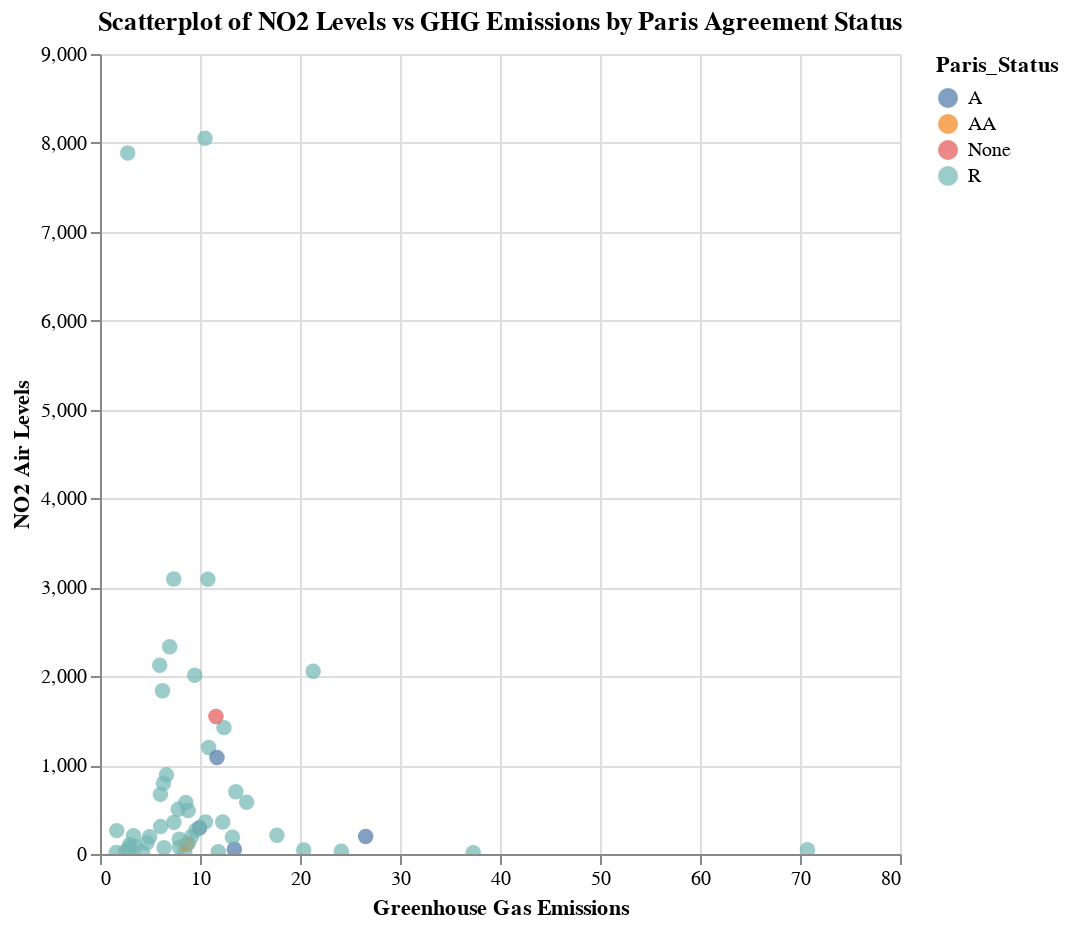

Notebook source saved alongside this figure:
### Markdown cell above
The above plot shows the data with fitted regressions lines and confidence bounds. The bottom plot show the same data, but without the regression lines and in a more interactive form.

### Code cell
dot_chart = alt.Chart(aggregated_data).mark_circle(size = 60).encode(
    alt.X("GHG_Emissions", title = "Greenhouse Gas Emissions"),
    alt.Y("NO2", title = "NO2 Air Levels"),
    alt.Color("Paris_Status"),
    tooltip = [
        alt.Tooltip('Country_Name', title = "Country"),
        alt.Tooltip('GHG_Emissions',  title = "GHG Emissions"),
        alt.Tooltip('NO2', title = "Climate Risk Score")]
).properties(
    width = 400,
    height = 400,
    title = "Scatterplot of NO2 Levels vs GHG Emissions by Paris Agreement Status"
).interactive()

dot_chart

### Figure 1 — Vega-Lite specification as saved in the notebook (floating-point values rounded to 4 significant figures)
{"config": {"view": {"continuousWidth": 300, "continuousHeight": 300}}, "data": {"name": "data-bb5ea3da0bfcf516ee78229fb7700763"}, "mark": {"type": "circle", "size": 60}, "encoding": {"color": {"field": "Paris_Status", "type": "nominal"}, "tooltip": [{"field": "Country_Name", "title": "Country", "type": "nominal"}, {"field": "GHG_Emissions", "title": "GHG Emissions", "type": "quantitative"}, {"field": "NO2", "title": "Climate Risk Score", "type": "quantitative"}], "x": {"field": "GHG_Emissions", "title": "Greenhouse Gas Emissions", "type": "quantitative"}, "y": {"field": "NO2", "title": "NO2 Air Levels", "type": "quantitative"}}, "height": 400, "params": [{"name": "param_1", "select": {"type": "interval", "encodings": ["x", "y"]}, "bind": "scales"}], "title": "Scatterplot of NO2 Levels vs GHG Emissions by Paris Agreement Status", "width": 400, "$schema": "https://vega.github.io/schema/vega-lite/v5.16.3.json", "datasets": {"data-bb5ea3da0bfcf516ee78229fb7700763": [{"Country_Name": "Argentina                                                   ", "GHG_Emissions": 8.465, "Paris_Status": "R         ", "NO2": 17.0}, {"Country_Name": "Australia                                                   ", "GHG_Emissions": 24.13, "Paris_Status": "R         ", "NO2": 30.5}, {"Country_Name": "Austria                                                     ", "GHG_Emissions": 9.466, "Paris_Status": "R         ", "NO2": 2012.0}, {"Country_Name": "Bangladesh                                                  ", "GHG_Emissions": 1.676, "Paris_Status": "R         ", "NO2": 263.0}, {"Country_Name": "Belgium                                                     ", "GHG_Emissions": 10.86, "Paris_Status": "R         ", "NO2": 1198.0}, {"Country_Name": "Bosnia and Herzegovina                                      ", "GHG_Emissions": 9.134, "Paris_Status": "R         ", "NO2": 194.5}, {"Country_Name": "Brazil                                                      ", "GHG_Emissions": 6.046, "Paris_Status": "R         ", "NO2": 670.6}, {"Country_Name": "Bulgaria                                                    ", "GHG_Emissions": 8.825, "Paris_Status": "R         ", "NO2": 488.1}, {"Country_Name": "Canada                                                      ", "GHG_Emissions": 21.31, "Paris_Status": "R         ", "NO2": 2056.0}, {"Country_Name": "Costa Rica                                                  ", "GHG_Emissions": 3.349, "Paris_Status": "R         ", "NO2": 205.0}, {"Country_Name": "Croatia                                                     ", "GHG_Emissions": 6.06, "Paris_Status": "R         ", "NO2": 308.2}, {"Country_Name": "Cyprus                                                      ", "GHG_Emissions": 7.944, "Paris_Status": "R         ", "NO2": 76.8}, {"Country_Name": "Czech Republic                                              ", "GHG_Emissions": 12.4, "Paris_Status": "R         ", "NO2": 1422.0}, {"Country_Name": "Denmark                                                     ", "GHG_Emissions": 8.685, "Paris_Status": "AA        ", "NO2": 108.6}, {"Country_Name": "Ecuador                                                     ", "GHG_Emissions": 4.229, "Paris_Status": "R         ", "NO2": 24.0}, {"Country_Name": "Estonia                                                     ", "GHG_Emissions": 20.37, "Paris_Status": "R         ", "NO2": 45.3}, {"Country_Name": "Finland                                                     ", "GHG_Emissions": 12.27, "Paris_Status": "R         ", "NO2": 359.6}, {"Country_Name": "Germany                                                     ", "GHG_Emissions": 10.51, "Paris_Status": "R         ", "NO2": 8052.0}, {"Country_Name": "Greece                                                      ", "GHG_Emissions": 7.826, "Paris_Status": "R         ", "NO2": 503.0}, {"Country_Name": "Hungary                                                     ", "GHG_Emissions": 7.382, "Paris_Status": "R         ", "NO2": 355.7}, {"Country_Name": "Iceland                                                     ", "GHG_Emissions": 13.43, "Paris_Status": "A         ", "NO2": 54.5}, {"Country_Name": "India                                                       ", "GHG_Emissions": 2.773, "Paris_Status": "R         ", "NO2": 7885.0}, {"Country_Name": "Iran (Islamic Republic of)                                  ", "GHG_Emissions": 11.59, "Paris_Status": "None      ", "NO2": 1548.0}, {"Country_Name": "Iraq                                                        ", "GHG_Emissions": 8.829, "Paris_Status": "R         ", "NO2": 121.5}, {"Country_Name": "Ireland                                                     ", "GHG_Emissions": 13.24, "Paris_Status": "R         ", "NO2": 189.7}, {"Country_Name": "Japan                                                       ", "GHG_Emissions": 9.954, "Paris_Status": "A         ", "NO2": 294.5}, {"Country_Name": "Jordan                                                      ", "GHG_Emissions": 3.51, "Paris_Status": "R         ", "NO2": 83.0}, {"Country_Name": "Latvia                                                      ", "GHG_Emissions": 6.411, "Paris_Status": "R         ", "NO2": 70.0}, {"Country_Name": "Lithuania                                                   ", "GHG_Emissions": 7.921, "Paris_Status": "R         ", "NO2": 165.3}, {"Country_Name": "Luxembourg                                                  ", "GHG_Emissions": 17.69, "Paris_Status": "R         ", "NO2": 210.0}, {"Country_Name": "Malta                                                       ", "GHG_Emissions": 4.699, "Paris_Status": "R         ", "NO2": 126.6}, {"Country_Name": "Mexico                                                      ", "GHG_Emissions": 5.971, "Paris_Status": "R         ", "NO2": 2123.0}, {"Country_Name": "Morocco                                                     ", "GHG_Emissions": 2.886, "Paris_Status": "R         ", "NO2": 68.4}, {"Country_Name": "Netherlands                                                 ", "GHG_Emissions": 11.7, "Paris_Status": "A         ", "NO2": 1085.0}, {"Country_Name": "North Macedonia                                             ", "GHG_Emissions": 4.966, "Paris_Status": "R         ", "NO2": 195.0}, {"Country_Name": "Norway                                                      ", "GHG_Emissions": 13.58, "Paris_Status": "R         ", "NO2": 701.3}, {"Country_Name": "Pakistan                                                    ", "GHG_Emissions": 2.542, "Paris_Status": "R         ", "NO2": 29.0}, {"Country_Name": "Peru                                                        ", "GHG_Emissions": 2.97, "Paris_Status": "R         ", "NO2": 104.0}, {"Country_Name": "Poland                                                      ", "GHG_Emissions": 10.79, "Paris_Status": "R         ", "NO2": 3090.0}, {"Country_Name": "Portugal                                                    ", "GHG_Emissions": 6.636, "Paris_Status": "R         ", "NO2": 890.3}, {"Country_Name": "Qatar                                                       ", "GHG_Emissions": 70.74, "Paris_Status": "R         ", "NO2": 47.0}, {"Country_Name": "Republic of Korea                                           ", "GHG_Emissions": 14.66, "Paris_Status": "R         ", "NO2": 582.0}, {"Country_Name": "Romania                                                     ", "GHG_Emissions": 6.246, "Paris_Status": "R         ", "NO2": 1836.0}, {"Country_Name": "Senegal                                                     ", "GHG_Emissions": 1.636, "Paris_Status": "R         ", "NO2": 16.0}, {"Country_Name": "Singapore                                                   ", "GHG_Emissions": 11.83, "Paris_Status": "R         ", "NO2": 26.0}, {"Country_Name": "Slovakia                                                    ", "GHG_Emissions": 8.585, "Paris_Status": "R         ", "NO2": 580.1}, {"Country_Name": "Slovenia                                                    ", "GHG_Emissions": 9.582, "Paris_Status": "R         ", "NO2": 267.2}, {"Country_Name": "South Africa                                                ", "GHG_Emissions": 10.55, "Paris_Status": "R         ", "NO2": 361.2}, {"Country_Name": "Sweden                                                      ", "GHG_Emissions": 6.347, "Paris_Status": "R         ", "NO2": 795.8}, {"Country_Name": "Trinidad and Tobago                                         ", "GHG_Emissions": 37.32, "Paris_Status": "R         ", "NO2": 13.1}, {"Country_Name": "Turkey                                                      ", "GHG_Emissions": 7.372, "Paris_Status": "R         ", "NO2": 3094.0}, {"Country_Name": "United Arab Emirates                                        ", "GHG_Emissions": 26.56, "Paris_Status": "A         ", "NO2": 198.0}, {"Country_Name": "United Kingdom                                              ", "GHG_Emissions": 6.97, "Paris_Status": "R         ", "NO2": 2331.0}]}}
